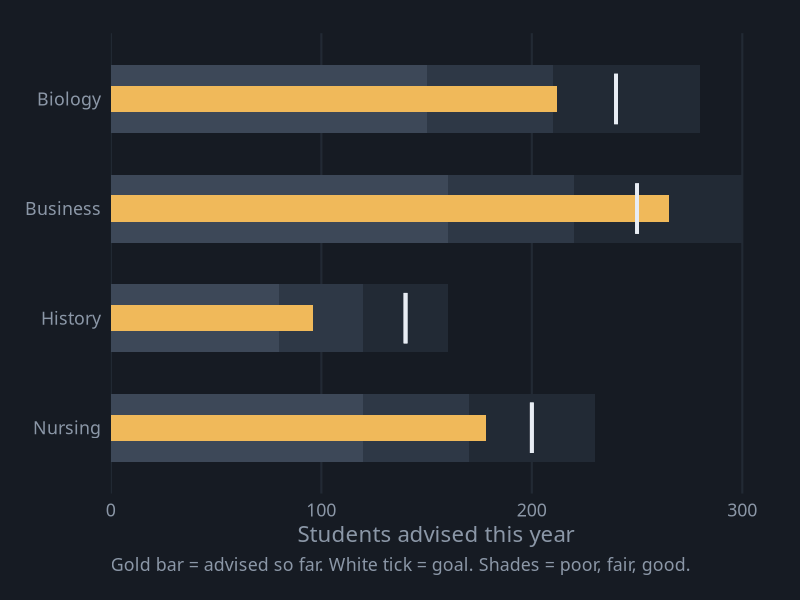
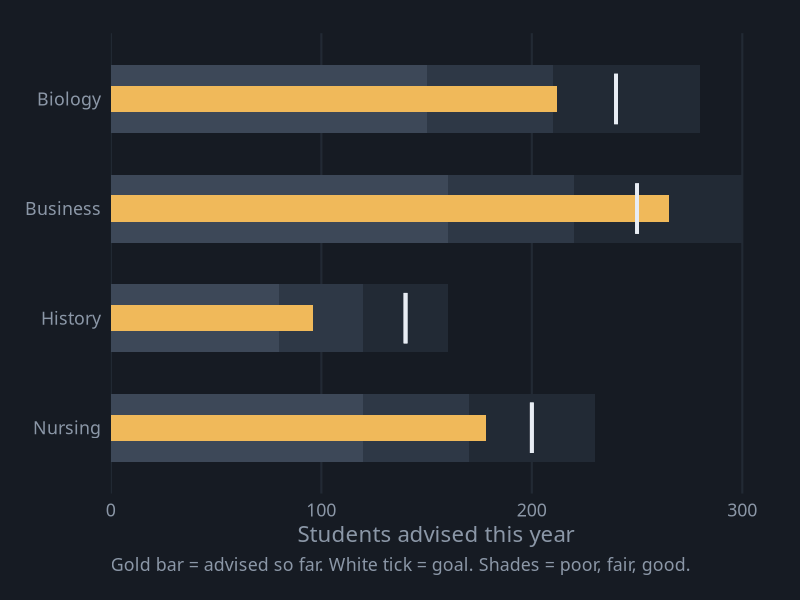

Write R code to recreate these figures, in order.
# Bullet Chart
# Question: How close is each department to its annual advising goal?
# Put this script and bullet.csv in the same folder, then in RStudio choose
# Session > Set Working Directory > To Source File Location.

library(tidyverse)

# ---- Gallery look: dark background, soft gray text ----
font <- "IBM Plex Sans"   # use "sans" if IBM Plex Sans is not installed
ink  <- "#8B97A7"

theme_gallery <- function() {
  theme_minimal(base_size = 16, base_family = font) +
    theme(
      plot.background  = element_rect(fill = "#161B23", color = NA),
      panel.grid.major = element_line(color = "#222A34"),
      panel.grid.minor = element_blank(),
      text             = element_text(color = ink),
      axis.text        = element_text(color = ink),
      legend.position  = "top",
      legend.title     = element_blank(),
      plot.margin      = margin(24, 28, 18, 18)
    )
}

df <- read_csv("bullet.csv", show_col_types = FALSE) |>
  mutate(department = fct_rev(fct_inorder(department)))

# Draw the widest band first, then narrower ones on top of it
p <- ggplot(df, aes(y = department)) +
  geom_col(aes(x = good), fill = "#222A35", width = 0.62) +
  geom_col(aes(x = fair), fill = "#2E3846", width = 0.62) +
  geom_col(aes(x = poor), fill = "#3D4858", width = 0.62) +
  geom_col(aes(x = advised), fill = "#F0B95A", width = 0.24) +
  geom_errorbar(aes(xmin = target, xmax = target), width = 0.46,
                color = "#E8EDF4", linewidth = 1.3) +
  scale_x_continuous(expand = expansion(mult = c(0, 0.03))) +
  labs(x = "Students advised this year", y = NULL,
       caption = "Gold bar = advised so far. White tick = goal. Shades = poor, fair, good.") +
  theme_gallery() +
  theme(panel.grid.major.y = element_blank(),
        plot.caption = element_text(color = ink, hjust = 0))

ggsave("bullet.png", p, width = 9, height = 6, dpi = 200)
p
